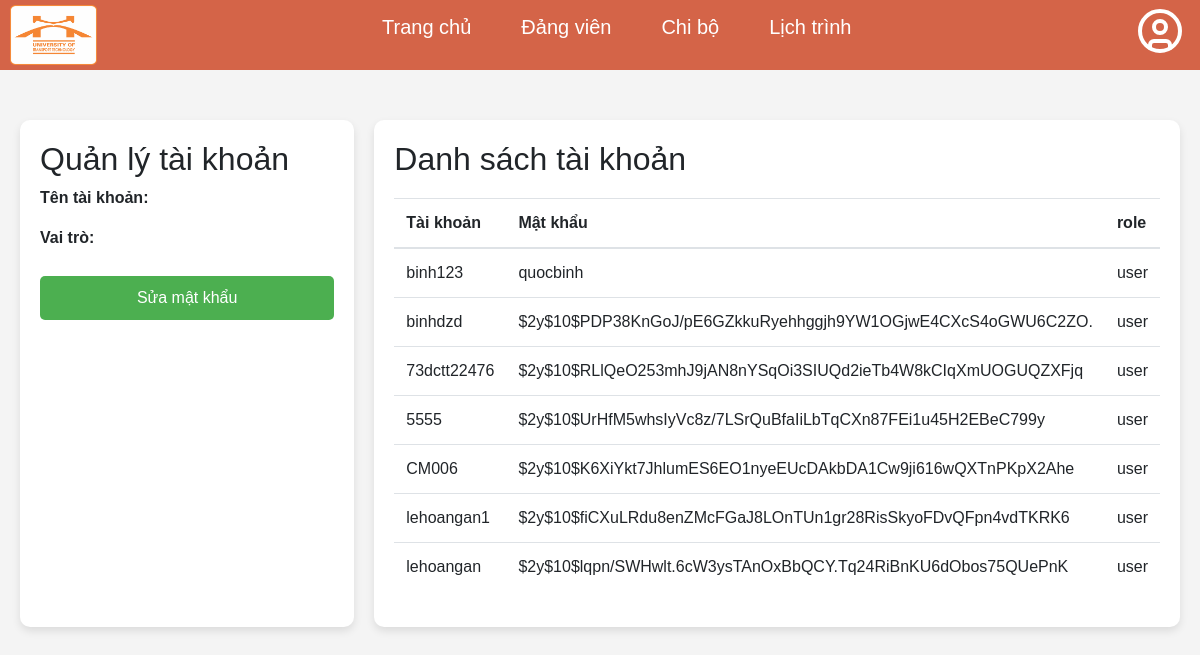
Page /admin/taikhoan.php on the committed database.
### tables this page shows
CREATE TABLE `users` (
  `id` int(11) NOT NULL,
  `username` varchar(50) NOT NULL,
  `password` varchar(255) NOT NULL,
  `role` varchar(10) NOT NULL,
  `maDangVien` varchar(50) DEFAULT NULL
);

### admin/taikhoan.php (called while the page is built)
<?php
    include "../view/header.php";
    include "DanhSach/quan_ly_tai_khoan.php";
?>

### admin/DanhSach/quan_ly_tai_khoan.php (the view, shortened to what this page needs)
<?php
require "Config/connect_db.php";
$username = $_SESSION['username'];
$sql = "SELECT * FROM users WHERE username = ?";
$stmt = $conn->prepare($sql);
$stmt->bind_param("s", $username);
$stmt->execute();
$result = $stmt->get_result();
$user = $result->fetch_assoc();
$isEditingPassword = isset($_GET['edit_password']);
$sql2 = "SELECT username, password, role FROM users where role ='user'";
$result = $conn->query($sql2);
?>
<!DOCTYPE html>
<html lang="vi">
<head>
</head>
<body>
    <div style="display: flex;flex-direction: row; gap:20px;padding-left: 20px;padding-right: 20px;">
        <div class="container" style="width: 30%;">
                <h2>Quản lý tài khoản</h2>
                <?php if ($isEditingPassword): ?>
                    <form method="POST">
                        <label>Mật khẩu mới:</label>
                        <input type="password" name="newPassword" placeholder="Nhập mật khẩu mới">
                        <label>Xác nhận mật khẩu mới:</label>
                        <input type="password" name="confirmPassword" placeholder="Xác nhận mật khẩu mới">
                        <button type="submit">Lưu</button>
                        <a href="?" style="display: inline-block; margin-top: 10px;">Hủy</a>
                    </form>
                <?php else: ?>
                    <p><strong>Tên tài khoản:</strong> <?php echo htmlspecialchars($user['username']); ?></p>
                    <p><strong>Vai trò:</strong> <?php echo htmlspecialchars($user['role']); ?></p>
                    <a href="?edit_password=1">
                        <button type="button">Sửa mật khẩu</button>
                    </a>
                <?php endif; ?>
            </div>
        </body>
        <div class="container" style="width: 70%;">
            <h2>Danh sách tài khoản</h2>
            <table  class="table" style="margin-top: 20px;">
                <thead>
                    <tr>
                    <th scope="col">Tài khoản</th>
                    <th scope="col">Mật khẩu</th>
                    <th scope="col">role</th>
                    </tr>
                </thead>
                <tbody>
                <?php
                    if ($result->num_rows > 0) {
                        while($row = $result->fetch_assoc()) {
                            echo "<tr>";
                            echo "<td>" . htmlspecialchars($row['username']) . "</td>";
                            echo "<td>" . htmlspecialchars($row['password']) . "</td>";
                            echo "<td>" . htmlspecialchars($row['role']) . "</td>";
                            echo "</tr>";
                        }
                    } else {
                        echo "<tr><td colspan='3'>Không có dữ liệu</td></tr>";
                    }
                    ?>
                </tbody>
            </table>
        </div>
</html>

### view/header.php (shortened to what this page needs)
<!DOCTYPE html>
<html lang="en">
<head>
    <link rel="stylesheet" href="https://cdn.jsdelivr.net/npm/bootstrap@4.0.0/dist/css/bootstrap.min.css">
    <link rel="stylesheet" href="../css/danhsach.css">
    <link rel="stylesheet" href="../css/trangchu.css">
</head>
<body>
    <div class="header">
        <a href="#" style="margin-left: 10px;">
            <img src="../img/R.jpg" alt="Image">
        </a>
        <div class="chuc-nang">
            <ul>
                <li><a href="index.php" class="tuy-chon">Trang chủ</a></li>
                <li><a href="dang_vien.php" class="tuy-chon">Đảng viên</a></li>
                <li><a href="chi_bo.php" class="tuy-chon">Chi bộ</a></li>
                <li><a href="lich_trinh.php" class="tuy-chon">Lịch trình</a></li>
            </ul>
        </div>
        <div class="user">
    </div>
    </div>

### css/danhsach.css (style rules this page uses)
* { box-sizing: border-box; padding: 0; margin: 0; font-family: sans-serif; }
.header { display: flex; background-color: rgb(212, 100, 72); height: 70px; align-items: center; justify-content: space-between; }
.header img { height: 60px; max-width: 100%; }
.chuc-nang>ul { display: flex; gap: 50px; }
.chuc-nang>ul>li { list-style: none; }
.chuc-nang>ul>li>a { text-decoration: none; color: #fff; font-size: 20px; font-weight: 500; }
.user { position: relative; display: inline-block; }

### admin/DanhSach/quan_ly_tai_khoan.php (style rules this page uses)
body { font-family: Arial, sans-serif; margin: 0; padding: 0; background-color: #f4f4f4; }
.container { margin: 50px auto; background: white; padding: 20px; border-radius: 10px; box-shadow: 0 4px 8px rgba(0, 0, 0, 0.1); }
input, button { width: 100%; padding: 10px; margin: 10px 0; border: 1px solid #ddd; border-radius: 5px; }
button { background-color: #4CAF50; color: white; border: none; cursor: pointer; }

### rows in the picture
users: username "binh123", password "quocbinh", role "user"
users: username "binhdzd", password "$2y$10$PDP38KnGoJ/pE6GZkkuRyehhggjh9YW1OGjwE4CXcS4oGWU6C2ZO.", role "user"
users: username "73dctt22476", password "$2y$10$RLlQeO253mhJ9jAN8nYSqOi3SIUQd2ieTb4W8kCIqXmUOGUQZXFjq", role "user"
users: username "5555", password "$2y$10$UrHfM5whsIyVc8z/7LSrQuBfaIiLbTqCXn87FEi1u45H2EBeC799y", role "user"
users: username "CM006", password "$2y$10$K6XiYkt7JhlumES6EO1nyeEUcDAkbDA1Cw9ji616wQXTnPKpX2Ahe", role "user"
users: username "lehoangan1", password "$2y$10$fiCXuLRdu8enZMcFGaJ8LOnTUn1gr28RisSkyoFDvQFpn4vdTKRK6", role "user"
users: username "lehoangan", password "$2y$10$lqpn/SWHwlt.6cW3ysTAnOxBbQCY.Tq24RiBnKU6dObos75QUePnK", role "user"
